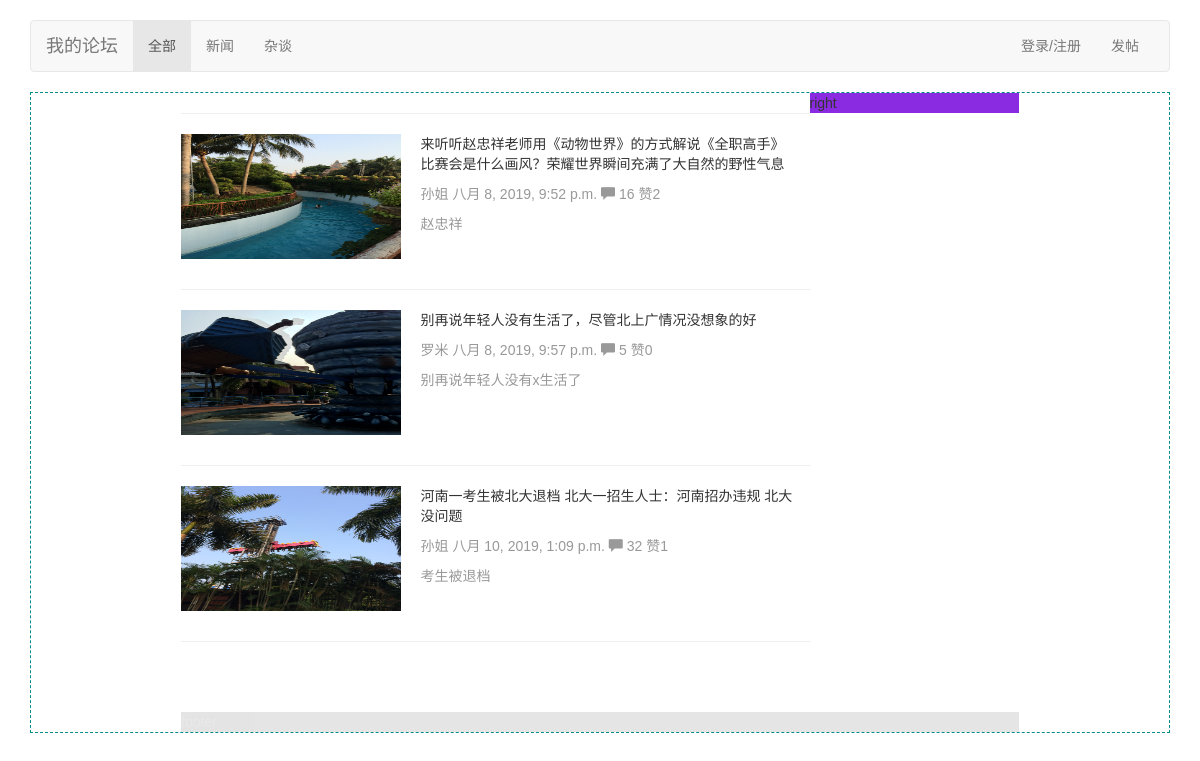
/bbs/category/1, run on the app's committed database.
### bbs/models.py (models this page shows, shortened)
class Category(models.Model):
    name=models.CharField(max_length=64,unique=True)
    brief=models.CharField(null=True,blank=True,max_length=255,verbose_name='板块介绍')
    set_as_top_menu=models.BooleanField(default=False,verbose_name='是否首页显示')
    position_index=models.SmallIntegerField(verbose_name='标题排序')
    admins=models.ManyToManyField('UserProfile',blank=True)     #blank=True表示可以为空，blank则用于做空字段的校验。
    '''定义str函数，这样在django后台的外键下拉框里面就会显示对应的name的值，而不是返回一个object的对象'''

class Article(models.Model):
    title=models.CharField('文章标题',max_length=255)
    brief=models.CharField(null=True,blank=True,max_length=255,verbose_name='文章简介') #null=True只是用于在数据库中存储空值，并不用于校验
    category=models.ForeignKey('Category',on_delete=models.CASCADE)
    content=models.TextField(u'文章内容')
    author=models.ForeignKey('UserProfile',on_delete=models.CASCADE)
    pub_date=models.DateTimeField('发布时间',blank=True,null=True)                     #这里不能创建的时候就填时间，因为有时候是草稿，这时候不能把草稿当作发布时间
    last_modify=models.DateTimeField(auto_now=True)     #每次修改都会更新时间
    priority=models.IntegerField(verbose_name='优先级',default=1000)
    head_img=models.ImageField('文章图片',upload_to='uploads')
    status_choice=(
        ('draft','草稿'),
        ('published','已发布'),
        ('hidden','隐藏'),
    )
    status=models.CharField(choices=status_choice,default='published',max_length=32)
    '''
    clean 用于对表里面的输入做验证，这样就不用前端去做判断了。
    如下方法：
    如果状态类型是草稿，那么就不能给这个文章的pub_date赋值，这时候就返回一个错误信息。
    如果是已发布状态且pub_date是空的，那么就给pub_date这个字段填上当前时间。
    '''
    def clean(self):
        if self.status == 'draft' and self.pub_date is not None:
            raise ValidationError(('Draft entries may not have a publication date.'))
        if self.status == 'published' and self.pub_date is None:
            self.pub_date = datetime.date.today()

class UserProfile(models.Model):
    user = models.OneToOneField(User,on_delete=models.CASCADE)
    name=models.CharField(max_length=32)
    signature=models.CharField(max_length=255,blank=True,null=True) #blank=True表示用户可以不填写这个字段，null=True表示允许数据库存储空字段。
    head_img=models.ImageField(height_field=150,width_field=150,blank=True,null=True)

### bbs/views.py (the view)
# urls.py: re_path('category/(?P<id>\d+)',views.category),
def category(request,id):
    category_obj=models.Category.objects.get(id=id)
    if category_obj.position_index == 1:
        article_list=models.Article.objects.filter(status='published')
    else:
        article_list=models.Article.objects.filter(category_id=id,status='published')
    return render(request,'bbs/index.html',{'category_list':category_list,'category_obj':category_obj,'article_list':article_list})

### bbs/templatetags/custom.py (called while the page is built)
@register.simple_tag
def truncate_url(img_obj):
    return img_obj.split('/', maxsplit=1)[-1]    #和上面的join取得的结果是一样的

@register.simple_tag
def filter_comment(article_obj):
    query_set=article_obj.comment_set.select_related()
    comments={
        'comment_count':query_set.filter(comment_type=1).count(),
        'thumb_count':query_set.filter(comment_type=2).count(),
    }
    return comments

### templates/bbs/index.html (shortened to what this page needs)
{% extends 'base.html' %}
{% load static %}
{% load custom %}
{% block page-container %}
    <div class="wrap-left">
        <hr>
        {% for article in article_list %}
            <div class="article-box row">
                <div class="article-head-img col-md-4">
                    {% truncate_url article.head_img.url as imgpath %}
                    <img src="{% static imgpath %}"/>
                </div>
                <div class="article-brief col-md-8">
                    <a href="{%   url 'article_detail' article.id %}">{{ article.title }}</a>
                    <div class="article-brief-text" style="margin-bottom: 0">
                        <span>{{ article.author.name }}</span>
                        <span>{{ article.pub_date }}</span>
                        {% filter_comment article as comments %}
                        <span class="glyphicon glyphicon-comment" aria-hidden="true"> </span>
                        {{ comments.comment_count }}
                        赞{{ comments.thumb_count }}
                    </div>
                    <div>
                        <p class="article-brief-text">{{ article.brief }}</p>
                    </div>
                </div>
            </div>
            <hr>
        {% endfor %}
    </div>
    <div class="wrap-right">
        right
    </div>
    <div class="footer">footer</div>
{% endblock %}

### templates/base.html (shortened to what this page needs)
{% load custom static %}
<!DOCTYPE html>
<html lang="zh-CN">
<head>
    <link href="/static/bootstrap-3.3.7-dist/css/bootstrap.min.css" rel="stylesheet">
    <link href="/static/bootstrap-3.3.7-dist/css/ie10-viewport-bug-workaround.css" rel="stylesheet">
    <link href="/static/bootstrap-3.3.7-dist/css/navbar.css" rel="stylesheet">
    <link href="/static/bootstrap-3.3.7-dist/css/custom.css" rel="stylesheet">
</head>
<body>
<div class="container">
    <nav class="navbar navbar-default">
        <div class="container-fluid">
            <div class="navbar-header">
                <a class="navbar-brand" href="/bbs">我的论坛</a>
            </div>
            <div id="navbar" class="navbar-collapse collapse">
                <ul class="nav navbar-nav">
                    {% for category in category_list %}
                        {% if category.id == category_obj.id %}
                            <li class="active"><a href="/bbs/category/{{ category.id }}">{{ category.name }}</a></li>
                        {% else %}
                            <li><a href="/bbs/category/{{ category.id }}">{{ category.name }}</a></li>
                        {% endif %}
                    {% endfor %}
                </ul>
                <ul class="nav navbar-nav navbar-right">
                    {% if request.user.is_authenticated %}
                        <li class=""><a
                                href="https://v3.bootcss.com/examples/navbar/">{{ request.user.userprofile.name }} <span
                                class="sr-only">(current)</span></a></li>
                        <li class=""><a href="{% url 'logout' %}">注销 <span class="sr-only">(current)</span></a></li>
                    {% else %}
                        <li class=""><a href="{% url 'login' %}">登录/注册 <span class="sr-only">(current)</span></a></li>
                    {% endif %}
                        <li class=""><a href="{% url 'new_article' %}">发帖</a> </li>
                </ul>
            </div>
        </div>
    </nav>
    <div class="page-container">
        {% block page-container %}{% endblock %}
    </div>
</div>
</body>
</html>

### data on the page
Category: name "全部"
Category: name "新闻"
Category: name "杂谈"
Article: title "来听听赵忠祥老师用《动物世界》的方式解说《全职高手》比赛会是什么画风？荣耀世界瞬间充满了大自然的野性气息", author.name "孙姐", pub_date "八月 8, 2019, 9:52 p.m.", comment_count "16", thumb_count "2", brief "赵忠祥"
Article: title "别再说年轻人没有生活了，尽管北上广情况没想象的好", author.name "罗米", pub_date "八月 8, 2019, 9:57 p.m.", comment_count "5", thumb_count "0", brief "别再说年轻人没有x生活了"
Article: title "河南一考生被北大退档 北大一招生人士：河南招办违规 北大没问题", author.name "孙姐", pub_date "八月 10, 2019, 1:09 p.m.", comment_count "32", thumb_count "1", brief "考生被退档"
